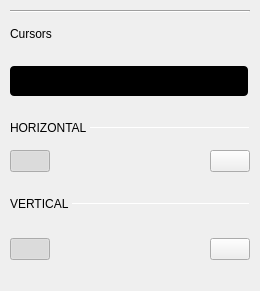
<?xml version="1.0" encoding="UTF-8"?>
<ui version="4.0">
 <class>CursorsSettings</class>
 <widget class="QWidget" name="CursorsSettings">
  <property name="geometry">
   <rect>
    <x>0</x>
    <y>0</y>
    <width>260</width>
    <height>291</height>
   </rect>
  </property>
  <property name="windowTitle">
   <string>Form</string>
  </property>
  <layout class="QVBoxLayout" name="verticalLayout">
   <property name="spacing">
    <number>3</number>
   </property>
   <property name="leftMargin">
    <number>10</number>
   </property>
   <property name="topMargin">
    <number>10</number>
   </property>
   <property name="rightMargin">
    <number>10</number>
   </property>
   <property name="bottomMargin">
    <number>10</number>
   </property>
   <item>
    <widget class="QWidget" name="widget" native="true">
     <layout class="QVBoxLayout" name="verticalLayout_8">
      <property name="spacing">
       <number>0</number>
      </property>
      <property name="leftMargin">
       <number>0</number>
      </property>
      <property name="topMargin">
       <number>0</number>
      </property>
      <property name="rightMargin">
       <number>0</number>
      </property>
      <property name="bottomMargin">
       <number>0</number>
      </property>
      <item>
       <widget class="Line" name="line">
        <property name="minimumSize">
         <size>
          <width>240</width>
          <height>2</height>
         </size>
        </property>
        <property name="maximumSize">
         <size>
          <width>280</width>
          <height>2</height>
         </size>
        </property>
        <property name="orientation">
         <enum>Qt::Horizontal</enum>
        </property>
        <property name="blue_line" stdset="0">
         <bool>true</bool>
        </property>
       </widget>
      </item>
      <item>
       <spacer name="verticalSpacer_2">
        <property name="orientation">
         <enum>Qt::Vertical</enum>
        </property>
        <property name="sizeType">
         <enum>QSizePolicy::Fixed</enum>
        </property>
        <property name="sizeHint" stdset="0">
         <size>
          <width>0</width>
          <height>15</height>
         </size>
        </property>
       </spacer>
      </item>
      <item>
       <widget class="QLabel" name="label">
        <property name="sizePolicy">
         <sizepolicy hsizetype="Fixed" vsizetype="Fixed">
          <horstretch>0</horstretch>
          <verstretch>0</verstretch>
         </sizepolicy>
        </property>
        <property name="text">
         <string>Cursors</string>
        </property>
        <property name="general_settings_label" stdset="0">
         <bool>true</bool>
        </property>
       </widget>
      </item>
      <item>
       <layout class="QVBoxLayout" name="verticalLayout_5">
        <property name="spacing">
         <number>0</number>
        </property>
        <property name="sizeConstraint">
         <enum>QLayout::SetDefaultConstraint</enum>
        </property>
        <item>
         <widget class="QWidget" name="widgteBtnNormalTrack" native="true">
          <layout class="QVBoxLayout" name="verticalLayout_6">
           <property name="spacing">
            <number>0</number>
           </property>
           <property name="leftMargin">
            <number>0</number>
           </property>
           <property name="topMargin">
            <number>0</number>
           </property>
           <property name="rightMargin">
            <number>0</number>
           </property>
           <property name="bottomMargin">
            <number>0</number>
           </property>
           <item>
            <spacer name="verticalSpacer_3">
             <property name="orientation">
              <enum>Qt::Vertical</enum>
             </property>
             <property name="sizeType">
              <enum>QSizePolicy::Fixed</enum>
             </property>
             <property name="sizeHint" stdset="0">
              <size>
               <width>10</width>
               <height>25</height>
              </size>
             </property>
            </spacer>
           </item>
           <item>
            <widget class="scopy::CustomSwitch" name="btnNormalTrack">
             <property name="enabled">
              <bool>true</bool>
             </property>
             <property name="sizePolicy">
              <sizepolicy hsizetype="Minimum" vsizetype="Fixed">
               <horstretch>0</horstretch>
               <verstretch>0</verstretch>
              </sizepolicy>
             </property>
             <property name="minimumSize">
              <size>
               <width>238</width>
               <height>30</height>
              </size>
             </property>
             <property name="styleSheet">
              <string notr="true">QPushButton {
min-height: 30px;
max-height: 30px;
min-width: 238px;
max-width: 238px;
background-color: black;
border-radius: 4px;
}

QPushButton:disabled {
background-color: qlineargradient(spread:pad, x1:0.5, y1:0, x2:0.501, y2:0, stop:0 #727273, stop:1 #141416);
}

QWidget#handle {
min-height: 30px;
max-height: 30px;
min-width: 119px;
max-width: 119px;
background-color: #4a64ff;
border-radius: 2px;
}

QWidget#handle:disabled {
background-color: #aaaaaa;
}

QLabel {
margin-top: 6px;
background-color: transparent;
line-height: 19px;
}

QLabel#on {
margin-top: 0px;
min-height:30px;
max-height:30px;
min-width:119px;
max-width:119px;
qproperty-alignment: AlignCenter AlignCenter;
margin-left: 0px;
color: white;
}

QLabel#on:disabled {
color: rgba(255,255,255,102);
}

QLabel#off {
margin-top: 0px;
min-height:30px;
max-height:30px;
min-width:119px;
max-width:119px;
margin-left: 119px;
color: white;
qproperty-alignment: AlignCenter AlignCenter;
}

QLabel#off:disabled {
color: rgba(255,255,255,51);
}
</string>
             </property>
             <property name="text">
              <string/>
             </property>
             <property name="checkable">
              <bool>true</bool>
             </property>
             <property name="checked">
              <bool>true</bool>
             </property>
             <property name="flat">
              <bool>false</bool>
             </property>
             <property name="leftText" stdset="0">
              <string>Normal</string>
             </property>
             <property name="rightText" stdset="0">
              <string>Track</string>
             </property>
             <property name="duration_ms" stdset="0">
              <string>0</string>
             </property>
            </widget>
           </item>
           <item>
            <spacer name="verticalSpacer_7">
             <property name="orientation">
              <enum>Qt::Vertical</enum>
             </property>
             <property name="sizeType">
              <enum>QSizePolicy::Fixed</enum>
             </property>
             <property name="sizeHint" stdset="0">
              <size>
               <width>20</width>
               <height>15</height>
              </size>
             </property>
            </spacer>
           </item>
          </layout>
         </widget>
        </item>
        <item>
         <layout class="QHBoxLayout" name="horizontalLayout_4">
          <property name="topMargin">
           <number>10</number>
          </property>
          <item>
           <widget class="QLabel" name="label_2">
            <property name="sizePolicy">
             <sizepolicy hsizetype="Fixed" vsizetype="Fixed">
              <horstretch>0</horstretch>
              <verstretch>0</verstretch>
             </sizepolicy>
            </property>
            <property name="text">
             <string>HORIZONTAL </string>
            </property>
            <property name="subsection_label" stdset="0">
             <bool>true</bool>
            </property>
           </widget>
          </item>
          <item>
           <widget class="Line" name="line_2">
            <property name="minimumSize">
             <size>
              <width>0</width>
              <height>1</height>
             </size>
            </property>
            <property name="maximumSize">
             <size>
              <width>16777215</width>
              <height>1</height>
             </size>
            </property>
            <property name="orientation">
             <enum>Qt::Horizontal</enum>
            </property>
            <property name="subsection_line" stdset="0">
             <bool>true</bool>
            </property>
           </widget>
          </item>
         </layout>
        </item>
        <item>
         <spacer name="verticalSpacer_10">
          <property name="orientation">
           <enum>Qt::Vertical</enum>
          </property>
          <property name="sizeType">
           <enum>QSizePolicy::Fixed</enum>
          </property>
          <property name="sizeHint" stdset="0">
           <size>
            <width>0</width>
            <height>15</height>
           </size>
          </property>
         </spacer>
        </item>
       </layout>
      </item>
      <item>
       <layout class="QVBoxLayout" name="verticalLayout_3">
        <property name="spacing">
         <number>6</number>
        </property>
        <item>
         <layout class="QHBoxLayout" name="horizontalLayout">
          <property name="topMargin">
           <number>0</number>
          </property>
          <item>
           <widget class="scopy::CustomSwitch" name="hCursorsEnable">
            <property name="checkable">
             <bool>true</bool>
            </property>
            <property name="checked">
             <bool>true</bool>
            </property>
           </widget>
          </item>
          <item>
           <spacer name="horizontalSpacer">
            <property name="orientation">
             <enum>Qt::Horizontal</enum>
            </property>
            <property name="sizeHint" stdset="0">
             <size>
              <width>40</width>
              <height>20</height>
             </size>
            </property>
           </spacer>
          </item>
          <item>
           <widget class="scopy::SmallOnOffSwitch" name="btnLockHorizontal">
            <property name="styleSheet">
             <string notr="true">QPushButton[use_icon=true]</string>
            </property>
            <property name="text">
             <string/>
            </property>
            <property name="checkable">
             <bool>true</bool>
            </property>
           </widget>
          </item>
         </layout>
        </item>
       </layout>
      </item>
      <item>
       <widget class="QWidget" name="widgetVertical" native="true">
        <layout class="QGridLayout" name="gridLayout_2">
         <property name="leftMargin">
          <number>0</number>
         </property>
         <property name="topMargin">
          <number>0</number>
         </property>
         <property name="rightMargin">
          <number>0</number>
         </property>
         <property name="bottomMargin">
          <number>0</number>
         </property>
         <property name="spacing">
          <number>0</number>
         </property>
         <item row="1" column="0">
          <widget class="QLabel" name="label_3">
           <property name="sizePolicy">
            <sizepolicy hsizetype="Fixed" vsizetype="Fixed">
             <horstretch>0</horstretch>
             <verstretch>0</verstretch>
            </sizepolicy>
           </property>
           <property name="text">
            <string>VERTICAL </string>
           </property>
           <property name="subsection_label" stdset="0">
            <bool>true</bool>
           </property>
          </widget>
         </item>
         <item row="2" column="0" colspan="2">
          <spacer name="verticalSpacer_4">
           <property name="orientation">
            <enum>Qt::Vertical</enum>
           </property>
           <property name="sizeType">
            <enum>QSizePolicy::Fixed</enum>
           </property>
           <property name="sizeHint" stdset="0">
            <size>
             <width>0</width>
             <height>15</height>
            </size>
           </property>
          </spacer>
         </item>
         <item row="0" column="0" colspan="2">
          <spacer name="verticalSpacer_5">
           <property name="orientation">
            <enum>Qt::Vertical</enum>
           </property>
           <property name="sizeType">
            <enum>QSizePolicy::Fixed</enum>
           </property>
           <property name="sizeHint" stdset="0">
            <size>
             <width>0</width>
             <height>25</height>
            </size>
           </property>
          </spacer>
         </item>
         <item row="1" column="1">
          <widget class="Line" name="line_3">
           <property name="minimumSize">
            <size>
             <width>0</width>
             <height>1</height>
            </size>
           </property>
           <property name="maximumSize">
            <size>
             <width>16777215</width>
             <height>1</height>
            </size>
           </property>
           <property name="orientation">
            <enum>Qt::Horizontal</enum>
           </property>
           <property name="subsection_line" stdset="0">
            <bool>true</bool>
           </property>
          </widget>
         </item>
        </layout>
       </widget>
      </item>
      <item>
       <widget class="QWidget" name="widgetVerticalBtns" native="true">
        <layout class="QVBoxLayout" name="verticalLayout_4">
         <property name="spacing">
          <number>10</number>
         </property>
         <property name="leftMargin">
          <number>0</number>
         </property>
         <property name="topMargin">
          <number>0</number>
         </property>
         <property name="rightMargin">
          <number>0</number>
         </property>
         <item>
          <layout class="QHBoxLayout" name="horizontalLayout_2">
           <property name="topMargin">
            <number>0</number>
           </property>
           <item>
            <widget class="scopy::CustomSwitch" name="vCursorsEnable">
             <property name="checkable">
              <bool>true</bool>
             </property>
             <property name="checked">
              <bool>true</bool>
             </property>
            </widget>
           </item>
           <item>
            <spacer name="horizontalSpacer_2">
             <property name="orientation">
              <enum>Qt::Horizontal</enum>
             </property>
             <property name="sizeHint" stdset="0">
              <size>
               <width>40</width>
               <height>20</height>
              </size>
             </property>
            </spacer>
           </item>
           <item>
            <widget class="scopy::SmallOnOffSwitch" name="btnLockVertical">
             <property name="styleSheet">
              <string notr="true">QPushButton[use_icon=true]</string>
             </property>
             <property name="text">
              <string/>
             </property>
             <property name="checkable">
              <bool>true</bool>
             </property>
            </widget>
           </item>
          </layout>
         </item>
        </layout>
       </widget>
      </item>
     </layout>
    </widget>
   </item>
  </layout>
 </widget>
 <customwidgets>
  <customwidget>
   <class>scopy::CustomSwitch</class>
   <extends>QPushButton</extends>
   <header>customSwitch.h</header>
  </customwidget>
  <customwidget>
   <class>scopy::SmallOnOffSwitch</class>
   <extends>QPushButton</extends>
   <header>gui/smallOnOffSwitch.h</header>
  </customwidget>
 </customwidgets>
 <resources/>
 <connections/>
</ui>
